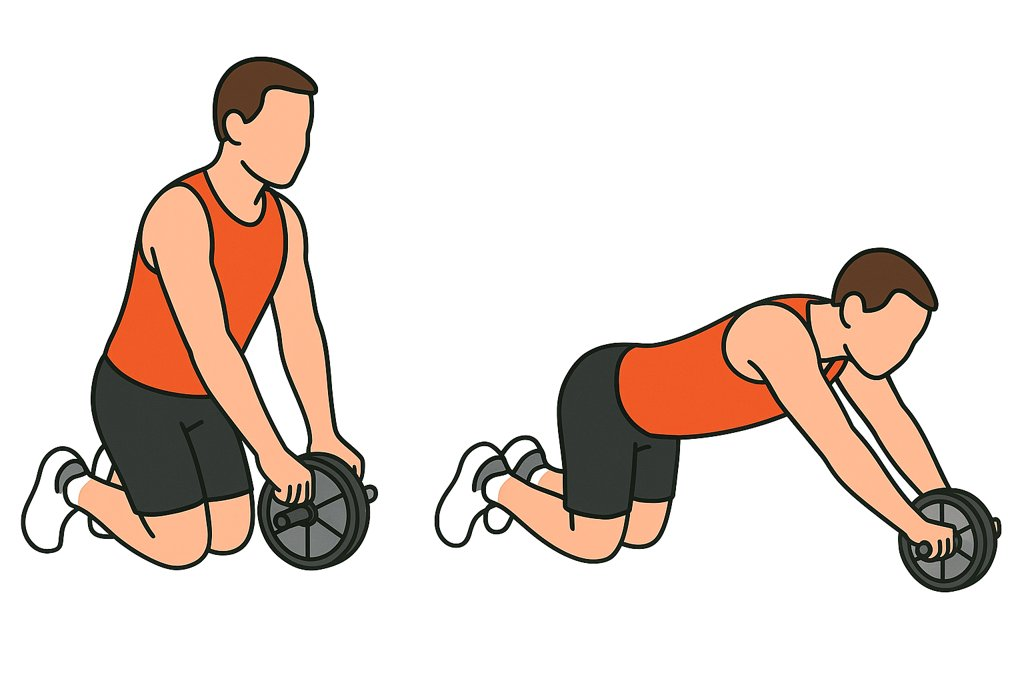
#> input picture images/ab-wheel-rollout-m.jpg, 1024 x 683 px; its folder holds 4 pictures in this run
$ python auditar_imagenes.py ../images/ab-wheel-rollout-m.jpg
#> lines starting #> are read from the running program, lines starting #| are printed output that depends on the picture
# -*- coding: utf-8 -*-
"""
Repasa las ilustraciones publicadas y saca las que se salen del estilo de la casa,
midiendo lo que sí se puede medir:

  fondo   tinte del marco exterior (el crema/amarillo de los lotes viejos)
  altura  cuánto del alto ocupa la figura (las "enanas" ocupan poco)
  tinta   proporción de píxeles no blancos (las "redondas"/gordas manchan más)

No detecta caras ni proporciones raras: eso hay que mirarlo. El script ordena por
sospecha para no tener que revisar 302 a ojo.

  python auditar_imagenes.py            # ranking
  python auditar_imagenes.py --csv      # además escribe auditoria.csv
"""
import os, sys, glob, csv
from PIL import Image

HERE = os.path.dirname(os.path.abspath(__file__))
ROOT = os.path.dirname(HERE)
IMGS = os.path.join(ROOT, "images")


def medir(path):
    im = Image.open(path).convert("RGB")
    W, H = im.size
    px = im.load()

    # --- fondo: marco exterior de 6 px, solo píxeles claros ---
    marco, m = [], 6
    for x in range(0, W, 3):
        for y in list(range(m)) + list(range(H - m, H)):
            marco.append(px[x, y])
    for y in range(0, H, 3):
        for x in list(range(m)) + list(range(W - m, W)):
            marco.append(px[x, y])
    claros = [c for c in marco if min(c) > 200]
    if claros:
        r = sum(c[0] for c in claros) / len(claros)
        g = sum(c[1] for c in claros) / len(claros)
        b = sum(c[2] for c in claros) / len(claros)
        # amarillo/crema = el azul se queda por detrás del rojo
        tinte = round(r - b, 1)
        brillo = round((r + g + b) / 3, 1)
    else:
        tinte, brillo = 0.0, 255.0

    # --- silueta ---
    minx, miny, maxx, maxy, tinta = W, H, 0, 0, 0
    for y in range(0, H, 2):
        for x in range(0, W, 2):
            if min(px[x, y]) < 235:
                tinta += 1
                if x < minx: minx = x
                if x > maxx: maxx = x
                if y < miny: miny = y
                if y > maxy: maxy = y
    alto = round((maxy - miny) / H, 3) if maxy > miny else 0.0
    ancho = round((maxx - minx) / W, 3) if maxx > minx else 0.0
    densidad = round(tinta / ((W // 2) * (H // 2)), 3)
    return dict(tinte=tinte, brillo=brillo, alto=alto, ancho=ancho, densidad=densidad)


def rota(path):
    """Imagen negra o sin fondo blanco: el modelo devuelve una así de vez en cuando y
    en la landing se ve como un rectángulo negro (le pasó a legs-up-crunch-m)."""
    im = Image.open(path).convert("L").resize((64, 43))
    px = list(im.getdata())
    return sum(px) / len(px) < 120 or sum(1 for v in px if v > 240) / len(px) < 0.25


def main():
    rotas = [os.path.basename(f) for f in sorted(glob.glob(os.path.join(IMGS, "*.jpg")))
             if rota(f)]
#> in rota, `im = Image.open(path).convert("L").resize((64, 43))`:
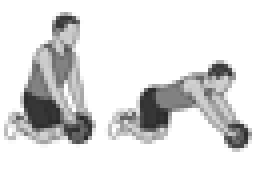
#> im: PIL image 64x43 L (shown 4 times larger); min 41, max 255, mean 221.4
#> in rota, `px = list(im.getdata())`: px = 2752 values, max 255 at index 0, min 41 at index 1508, mean 221.4
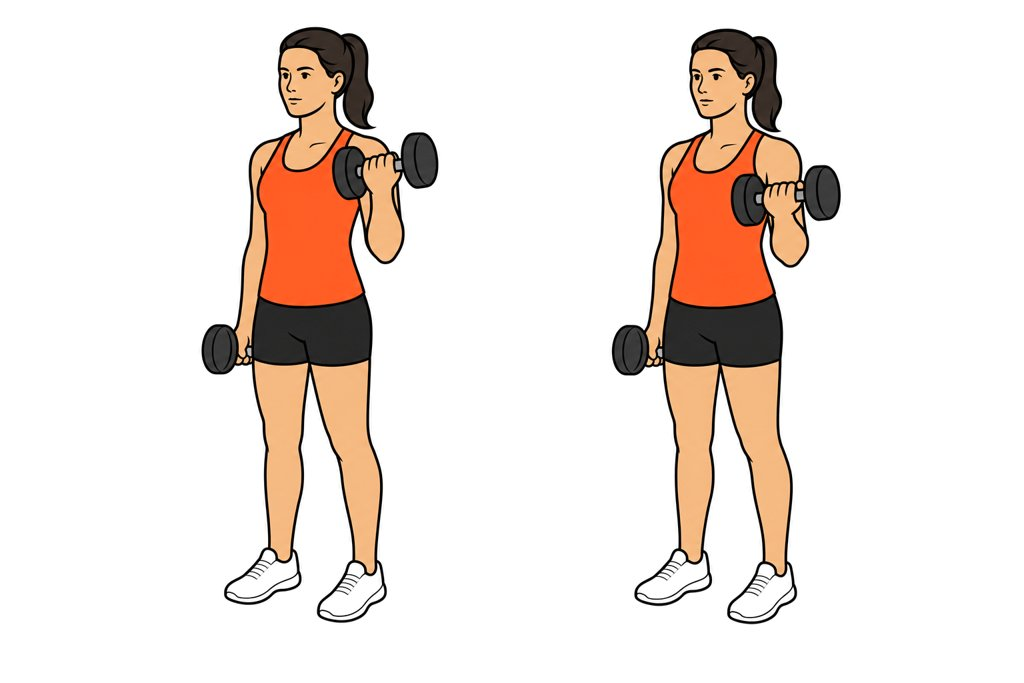
#> input picture images/alternating-dumbbell-biceps-curl-f.jpg, 1024 x 683 px
#> in rota (call 2), `im = Image.open(path).convert("L").resize((64, 43))`:
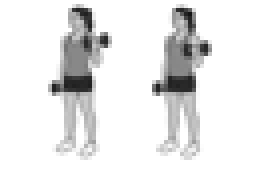
#> im: PIL image 64x43 L (shown 4 times larger); min 20, max 255, mean 231.3
#> in rota (call 2), `px = list(im.getdata())`: px = 2752 values, max 255 at index 0, min 20 at index 239, mean 231.3
#> call 3 of rota, with path = 'images/arnold-press-f.jpg'
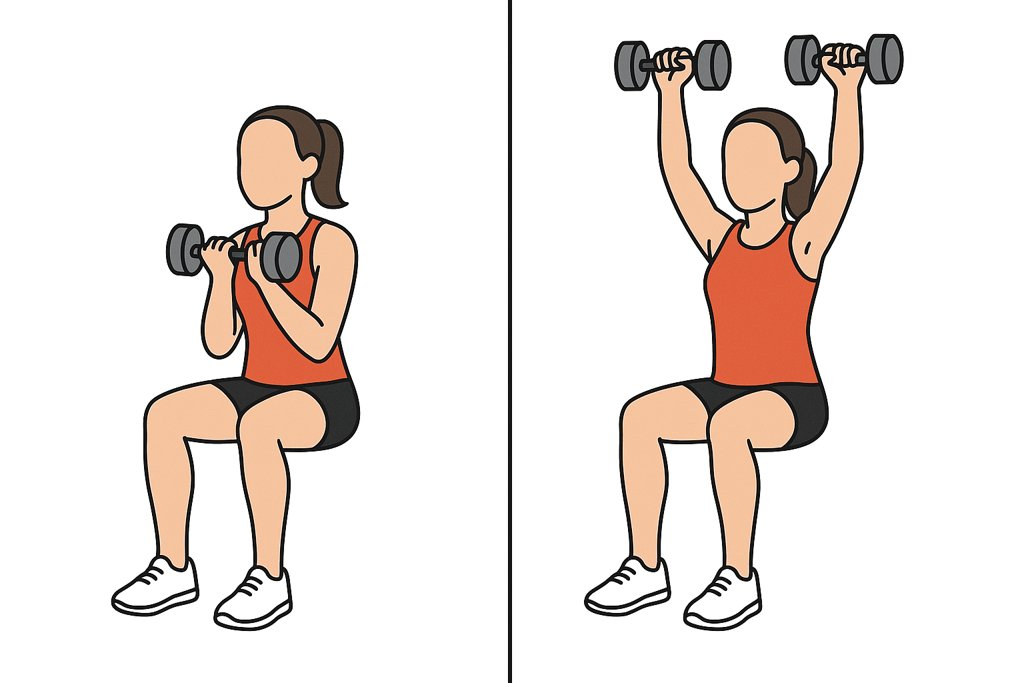
#> input picture images/arnold-press-f.jpg, 1024 x 683 px
#> in rota (call 3), `im = Image.open(path).convert("L").resize((64, 43))`:
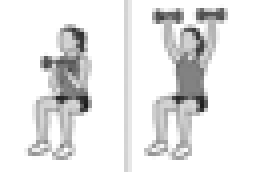
#> im: PIL image 64x43 L (shown 4 times larger); min 26, max 255, mean 230.9
#> in rota (call 3), `px = list(im.getdata())`: px = 2752 values, max 255 at index 0, min 26 at index 1685, mean 230.9
#> call 4 of rota, with path = 'images/arnold-press-m.jpg'
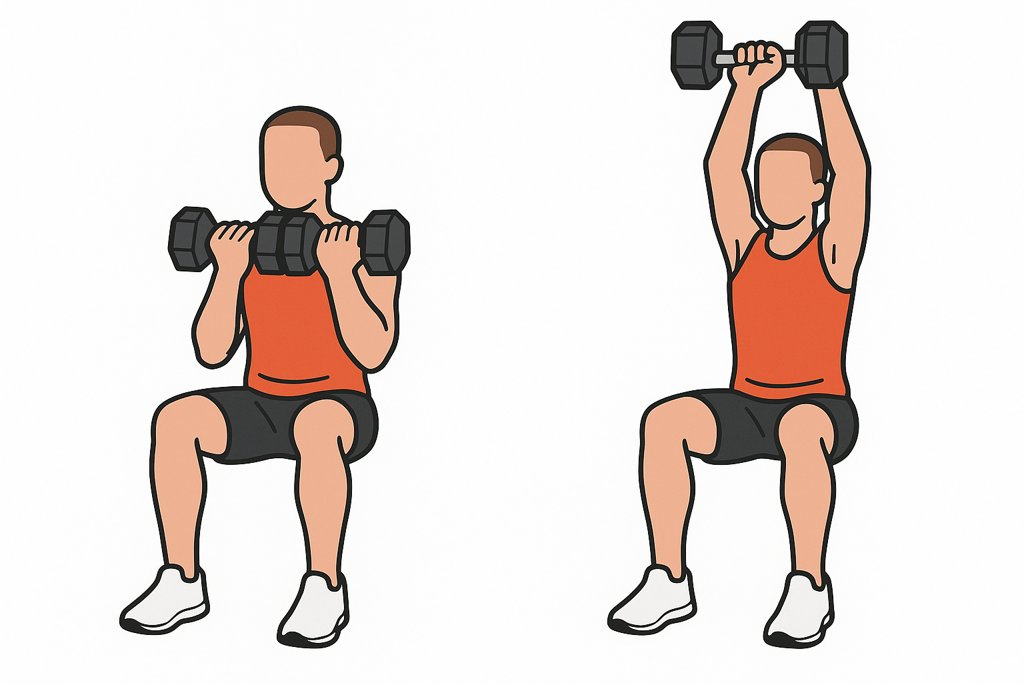
#> input picture images/arnold-press-m.jpg, 1024 x 683 px
#> in rota (call 4), `im = Image.open(path).convert("L").resize((64, 43))`:
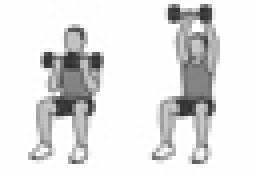
#> im: PIL image 64x43 L (shown 4 times larger); min 43, max 255, mean 225
#> in rota (call 4), `px = list(im.getdata())`: px = 2752 values, max 255 at index 42, min 43 at index 1622, mean 225
    if rotas:
        print(f"*** {len(rotas)} ROTAS (negras o sin fondo blanco), hay que regenerarlas:")
        for r in rotas:
            print("   ", r)
        print()

    filas = []
    for f in sorted(glob.glob(os.path.join(IMGS, "*.jpg"))):
        d = medir(f)
#> in medir, im is the input picture: PIL image 1024x683 RGB; mean R, G, B 230.5, 219, 212.7
#> after the loop in medir, `for x in range(0, W, 3):`: marco = 4104 items, first 6: (255, 255, 255), (255, 255, 255), (255, 255, 255), (255, 255, 255), (255, 255, 255), (255, 255, 255)
#> after the loop in medir, `for y in range(0, H, 3):`: marco = 6840 items, first 6: (255, 255, 255), (255, 255, 255), (255, 255, 255), (255, 255, 255), (255, 255, 255), (255, 255, 255)
#> in medir, `claros = [c for c in marco if min(c) > 200]`: claros has the same summary as marco
#> in medir, `r = sum(c[0] for c in claros) / len(claros)`: r = 255
#> in medir, `tinte = round(r - b, 1)`: tinte = 0
#> in medir, `brillo = round((r + g + b) / 3, 1)`: brillo = 255
#> d = {'tinte': 0, 'brillo': 255, 'alto': 0.785, 'ancho': 0.957, 'densidad': 0.25}
        # sospecha: fondo con tinte + figura baja + poca o demasiada tinta
        s = 0.0
        s += max(0.0, d["tinte"]) * 3          # crema/amarillo
#> s = 0
        s += max(0.0, 255 - d["brillo"]) * 1.5  # fondo apagado
        s += max(0.0, 0.42 - d["alto"]) * 60    # figura pequeña
        d["archivo"] = os.path.basename(f)
        d["sospecha"] = round(s, 1)
        filas.append(d)

    filas.sort(key=lambda d: -d["sospecha"])
    print(f"{'archivo':44} {'sosp':>5} {'tinte':>6} {'brillo':>7} {'alto':>6} {'dens':>6}")
    for d in filas[:45]:
        print(f"{d['archivo']:44} {d['sospecha']:5} {d['tinte']:6} {d['brillo']:7} "
              f"{d['alto']:6} {d['densidad']:6}")

    print(f"\ncon tinte de fondo (>1.5): {sum(1 for d in filas if d['tinte'] > 1.5)}")
    print(f"figura baja (<0.42 del alto): {sum(1 for d in filas if d['alto'] < 0.42)}")

    if "--csv" in sys.argv:
        with open(os.path.join(HERE, "auditoria.csv"), "w", newline="", encoding="utf-8") as fh:
            w = csv.DictWriter(fh, fieldnames=["archivo", "sospecha", "tinte", "brillo",
                                               "alto", "ancho", "densidad"])
            w.writeheader()
            w.writerows(filas)
        print("\n-> generador/auditoria.csv")


if __name__ == "__main__":
    main()
